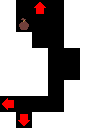

A level layout from a 2D game, rendered from its tile map. Below: a short description, then the map file with its tile-grid data intact:
An orthogonal 6x8 tile map with 16x16 px tiles, 1 tile layer (Tile Layer 1).

<map version="1.10" tiledversion="1.11.2" orientation="orthogonal" renderorder="right-up" width="6" height="8" tilewidth="16" tileheight="16" infinite="0" nextlayerid="2" nextobjectid="1">
 <tileset firstgid="1" source="../../tiletypes.tsx" />
 <layer id="1" name="Tile Layer 1" width="6" height="8">
  <data encoding="csv">
1,0,12,0,1,1,
1,25,0,0,1,1,
1,1,0,0,1,1,
1,1,1,0,0,1,
1,1,1,0,0,1,
1,1,1,0,1,1,
10,0,0,0,1,1,
1,11,1,1,1,1
</data>
 </layer>
</map>
